Frame 1 (no input): blank canvas, image omitted
Frame 60 (the mouse pressed at the canvas centre just before this capture): blank canvas, image omitted
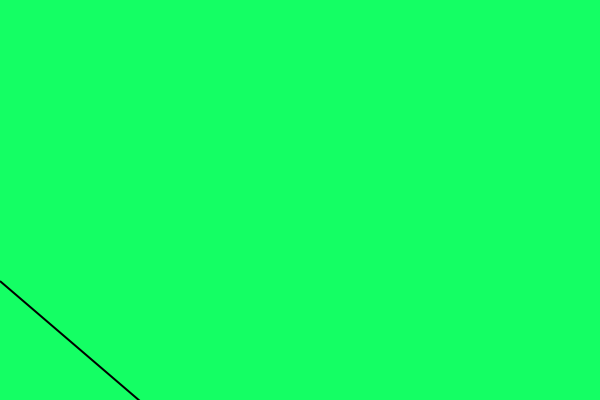
Frame 120 (the mouse held since frame 60 and released just before this capture)

The Processing sketch whose frames 1 and 60 were blank and that drew this single picture after the mouse press (run headless with seeded random() and noise(); from frame 60 on, the mouse is pressed at the canvas centre):

// Processing sketch: processing_157824
// ── processing_157824.pde

//x and y coordiantes
float thingX;
float thingY;

//eye color
float r;
float g;
float b;

void setup() {
  size (600, 400);
  thingX = width/2;
  thingY = height+200;
  smooth ();
 
}

void draw () {
  background (20, 255, 100);
  //setting ellipse mode
  rectMode (CENTER);
  ellipseMode (CENTER);
  
  //body
  noStroke ();
  fill (20, 50, 190);
  rect (thingX, thingY, 80, 80);
  
  //feet
  stroke (0);
  strokeWeight (2);
  line (thingX-20, thingY+40, thingX-pmouseX, thingY-pmouseY);
  line (thingX+20, thingY+40, thingX+pmouseX, thingY+pmouseY);
  
  //eyes
  r = random (255);
  g = random (255);
  b = random (255);
  strokeWeight(1);
  fill (r, g, b);
  ellipse (thingX-20, thingY-20, 20, 20);
  ellipse (thingX+20, thingY-20, 20, 20);
  fill(0);
  ellipse (thingX-20, thingY-20, 4, 4);
  ellipse (thingX+20, thingY-20, 4, 4);
  
  //eyebrows
  line (thingX-10, thingY-30, thingX-20, thingY-50);
  line (thingX+10, thingY-30, thingX+20, thingY-50);  
  
  //move up
  thingY = thingY -1;
 
}
